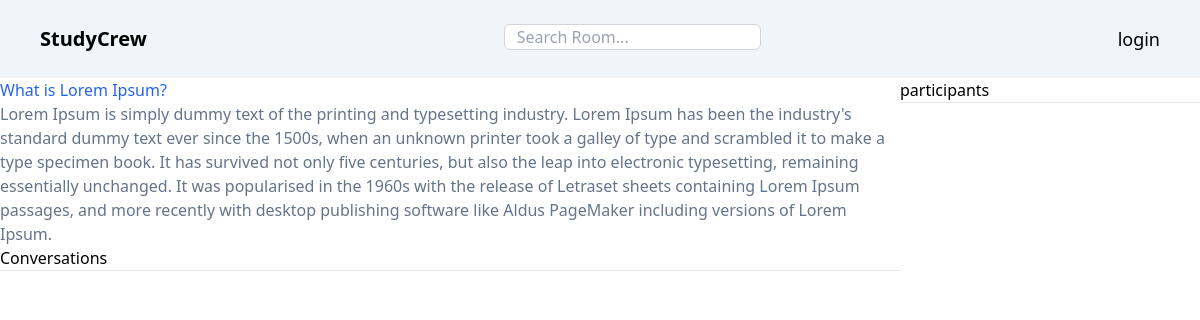
The page /room/1/ on the database its author committed.
### base/models.py (models this page shows, shortened)
class Room(models.Model):
  host = models.ForeignKey(User, on_delete=models.SET_NULL, null=True)
  topic = models.ForeignKey(Topic, on_delete=models.SET_NULL, null=True)
  name = models.CharField(max_length=225)
  description = models.TextField(null=True, blank=True)
  participants = models.ManyToManyField(User, related_name='participants', blank=True)
  updated = models.DateTimeField(auto_now=True)
  created = models.DateTimeField(auto_now_add=True)
  class Meta:
    ordering = ['-updated', '-created']

### base/views.py (the view, shortened to what this page needs)
# urls.py: path('room/<str:pk>/', views.room, name='room'),
def room(request, pk):
  room = Room.objects.get(id=pk)
  room_messages = room.message_set.all().order_by('-created')
  participants = room.participants.all()
  context = {
    'room' : room,
    'room_messages' : room_messages,
    'participants' : participants
  }
  return render(request, 'base/room.html', context)

### base/templates/base/room.html (shortened to what this page needs)
<body>
  {% extends 'main.html' %}
  {% block content %}
  <div class="grid grid-cols-4">
    <div class="col-span-3">
      <h1 class="text-blue-600">{{ room.name }}</h1>
      <p class="text-slate-500">{{ room.description }}</p>
      <div class="comment-wrapper">
        <h3>Conversations</h3>
        <hr>
      </div>
    </div>
    <div class="col-span-1">
      <h3>participants</h3>
      <hr>
    </div>
  </div>
  {% endblock content %}

### rows shown on the page
Room: name "What is Lorem Ipsum?", description "Lorem Ipsum is simply dummy text of the printing and typesetting industry. Lorem Ipsum has been the industry's standard dummy text ever since the 1500s, when an unknown printer took a galley of type and scrambled it to make a type specimen book. It has survived not only five centuries, but also the leap into electronic typesetting, remaining essentially unchanged. It was popularised in the 1960s with the release of Letraset sheets containing Lorem Ipsum passages, and more recently with desktop publishing software like Aldus PageMaker including versions of Lorem Ipsum."
